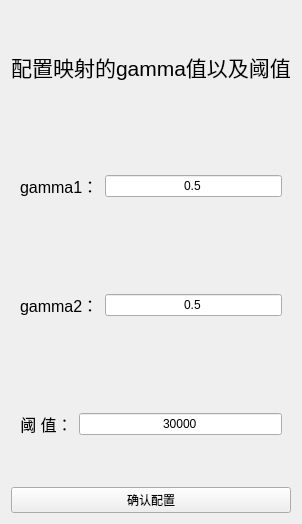
<?xml version="1.0" encoding="UTF-8"?>
<ui version="4.0">
 <class>yingshe</class>
 <widget class="QWidget" name="yingshe">
  <property name="geometry">
   <rect>
    <x>0</x>
    <y>0</y>
    <width>298</width>
    <height>524</height>
   </rect>
  </property>
  <property name="windowTitle">
   <string>Form</string>
  </property>
  <layout class="QGridLayout" name="gridLayout_4">
   <item row="0" column="0">
    <widget class="QLabel" name="label">
     <property name="layoutDirection">
      <enum>Qt::LeftToRight</enum>
     </property>
     <property name="text">
      <string>&lt;html&gt;&lt;head/&gt;&lt;body&gt;&lt;p&gt;&lt;span style=&quot; font-size:16pt;&quot;&gt;配置映射的gamma值以及阈值&lt;/span&gt;&lt;/p&gt;&lt;/body&gt;&lt;/html&gt;</string>
     </property>
     <property name="alignment">
      <set>Qt::AlignCenter</set>
     </property>
    </widget>
   </item>
   <item row="1" column="0">
    <widget class="QWidget" name="widget" native="true">
     <layout class="QGridLayout" name="gridLayout">
      <item row="0" column="0">
       <widget class="QLabel" name="label_2">
        <property name="text">
         <string>&lt;html&gt;&lt;head/&gt;&lt;body&gt;&lt;p&gt;&lt;span style=&quot; font-size:12pt;&quot;&gt;gamma1：&lt;/span&gt;&lt;/p&gt;&lt;/body&gt;&lt;/html&gt;</string>
        </property>
       </widget>
      </item>
      <item row="0" column="1">
       <widget class="QLineEdit" name="lineEdit">
        <property name="text">
         <string>0.5</string>
        </property>
        <property name="alignment">
         <set>Qt::AlignCenter</set>
        </property>
       </widget>
      </item>
     </layout>
    </widget>
   </item>
   <item row="2" column="0">
    <widget class="QWidget" name="widget_2" native="true">
     <layout class="QGridLayout" name="gridLayout_2">
      <item row="0" column="0">
       <widget class="QLabel" name="label_3">
        <property name="text">
         <string>&lt;html&gt;&lt;head/&gt;&lt;body&gt;&lt;p&gt;&lt;span style=&quot; font-size:12pt;&quot;&gt;gamma2：&lt;/span&gt;&lt;/p&gt;&lt;/body&gt;&lt;/html&gt;</string>
        </property>
       </widget>
      </item>
      <item row="0" column="1">
       <widget class="QLineEdit" name="lineEdit_2">
        <property name="text">
         <string>0.5</string>
        </property>
        <property name="alignment">
         <set>Qt::AlignCenter</set>
        </property>
       </widget>
      </item>
     </layout>
    </widget>
   </item>
   <item row="3" column="0">
    <widget class="QWidget" name="widget_3" native="true">
     <layout class="QGridLayout" name="gridLayout_3">
      <item row="0" column="0">
       <widget class="QLabel" name="label_4">
        <property name="text">
         <string>&lt;html&gt;&lt;head/&gt;&lt;body&gt;&lt;p&gt;&lt;span style=&quot; font-size:12pt;&quot;&gt;阈    值：&lt;/span&gt;&lt;/p&gt;&lt;/body&gt;&lt;/html&gt;</string>
        </property>
        <property name="alignment">
         <set>Qt::AlignCenter</set>
        </property>
       </widget>
      </item>
      <item row="0" column="1">
       <widget class="QLineEdit" name="lineEdit_3">
        <property name="text">
         <string>30000</string>
        </property>
        <property name="alignment">
         <set>Qt::AlignCenter</set>
        </property>
       </widget>
      </item>
     </layout>
    </widget>
   </item>
   <item row="4" column="0">
    <widget class="QPushButton" name="pushButton">
     <property name="text">
      <string>确认配置</string>
     </property>
    </widget>
   </item>
  </layout>
 </widget>
 <resources/>
 <connections/>
</ui>
